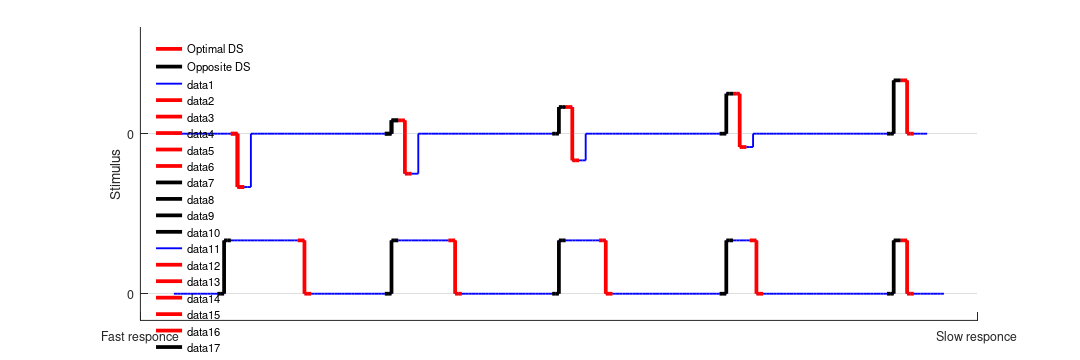
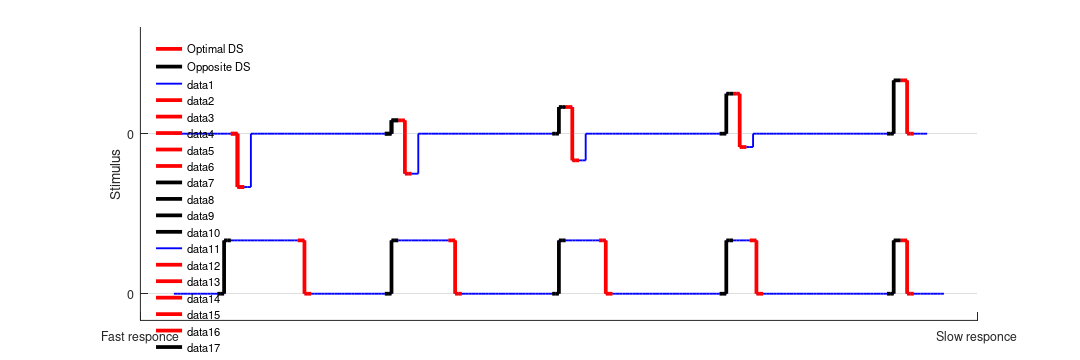

The MATLAB source for these figures, in order:
function Fugire_optimal_stimulus
% Figure for the paper "Brightness change is optimal stimulus for 
% magnocellular-projecting retinal ganglion cells" by Artem Pinchuk

clc;
clear all;

alphabet = ['A','B','C','D','E','F','G','H','I','J','K' ];

figure('Name','Optimal stimulus','NumberTitle','off','Color', 'w', 'units','inches'); 
clf;

%% Delay responce for short stimulus
subplot(1,3,[1 2 3]); hold on;

stimulus_mask = 0.5;
stimulus_mask_size = 5;
step = 50;
shift = 25;
all_time = 6*step;

stimulus_line = zeros(6*step, 1);
stimulus_time = zeros(6*step, 1);
repeat_counter = 0;

time_stemp = 0;

i = 0;
while i < all_time
    i = i + 1;
    time_stemp = time_stemp + 1;
    stimulus_time(i) = time_stemp;
    if i == 5 * step - shift + repeat_counter
        for index = 1:1*stimulus_mask_size
            stimulus_line(i + index) = stimulus_mask +0.5;
            stimulus_time(i + index) = time_stemp;
            time_stemp = time_stemp + 1;
        end
        i = i + stimulus_mask_size;
        time_stemp = time_stemp - 2;
        repeat_counter = repeat_counter + 2;
    elseif i == 5 * step - shift + repeat_counter + stimulus_mask_size - 1
        for index = 1:stimulus_mask_size
            stimulus_line(i + index) = - stimulus_mask +0.5;
            stimulus_time(i + index) = time_stemp;
            time_stemp = time_stemp + 1;
        end
        i = i + stimulus_mask_size;
        time_stemp = time_stemp - 2;
        repeat_counter = repeat_counter + 2;
    elseif i == 4 * step - shift + repeat_counter
        for index = 1:stimulus_mask_size
            stimulus_line(i + index) = stimulus_mask +0.25;
            stimulus_time(i + index) = time_stemp;
            time_stemp = time_stemp + 1;
        end
        i = i + stimulus_mask_size;
        time_stemp = time_stemp - 2;
        repeat_counter = repeat_counter + 2;
    elseif i == 4 * step - shift + repeat_counter + stimulus_mask_size - 1
        for index = 1:stimulus_mask_size
            stimulus_line(i + index) = - stimulus_mask +0.25;
            stimulus_time(i + index) = time_stemp;
            time_stemp = time_stemp + 1;
        end
        i = i + stimulus_mask_size;
        time_stemp = time_stemp - 2;
        repeat_counter = repeat_counter + 2;
        
    elseif i == 3 * step - shift + repeat_counter
        for index = 1:stimulus_mask_size
            stimulus_line(i + index) = stimulus_mask;
            stimulus_time(i + index) = time_stemp;
            time_stemp = time_stemp + 1;
        end
        i = i + stimulus_mask_size;
        time_stemp = time_stemp - 2;
        repeat_counter = repeat_counter + 2;
    elseif i == 3 * step - shift + repeat_counter + stimulus_mask_size - 1
        for index = 1:stimulus_mask_size
            stimulus_line(i + index) = - stimulus_mask;
            stimulus_time(i + index) = time_stemp;
            time_stemp = time_stemp + 1;
        end
        i = i + stimulus_mask_size;
        time_stemp = time_stemp - 2;
        repeat_counter = repeat_counter + 2;
        
    elseif i == 2 * step - shift + repeat_counter
        for index = 1:stimulus_mask_size
            stimulus_line(i + index) = stimulus_mask-0.25;
            stimulus_time(i + index) = time_stemp;
            time_stemp = time_stemp + 1;
        end
        i = i + stimulus_mask_size;
        time_stemp = time_stemp - 2;
        repeat_counter = repeat_counter + 2;
     elseif i == 2 * step - shift + repeat_counter + stimulus_mask_size - 1
        for index = 1:stimulus_mask_size
            stimulus_line(i + index) = - stimulus_mask - 0.25;
            stimulus_time(i + index) = time_stemp;
            time_stemp = time_stemp + 1;
        end
        i = i + stimulus_mask_size;
        time_stemp = time_stemp - 2;
        repeat_counter = repeat_counter + 2;
       
    elseif i == step - shift + repeat_counter
        for index = 1:stimulus_mask_size
            stimulus_line(i + index) = stimulus_mask - 0.5;
            stimulus_time(i + index) = time_stemp;
            time_stemp = time_stemp + 1;
        end
        i = i + stimulus_mask_size;
        time_stemp = time_stemp - 2;
        repeat_counter = repeat_counter + 2;
    elseif i == step - shift + repeat_counter + stimulus_mask_size - 1
        for index = 1:stimulus_mask_size
            stimulus_line(i + index) = - stimulus_mask - 0.5;
            stimulus_time(i + index) = time_stemp;
            time_stemp = time_stemp + 1;
        end
        i = i + stimulus_mask_size;
        time_stemp = time_stemp - 2;
        repeat_counter = repeat_counter + 2;
    end 
end


up_shift = 3;
% plots for legend 
plot(stimulus_time(28:34), stimulus_line(28:34)+ up_shift, 'r','LineWidth',3); % example for optimal stimulus
plot(stimulus_time(77:82), stimulus_line(77:82)+ up_shift, 'black','LineWidth',3); %  
lh = legend('Optimal DS','Opposite DS', 'Location','NorthWest');
set(lh, 'Box', 'off');
set(lh, 'Color', 'none');



 plot(stimulus_time(10:5*step + 5), stimulus_line(10:5*step + 5) + up_shift, 'b','LineWidth',1.5);
 
 % optimal stimulus
plot(stimulus_time(28:34), stimulus_line(28:34)+ up_shift, 'r','LineWidth',3); % example for optimal stimulus
plot(stimulus_time(82:88), stimulus_line(82:88)+ up_shift, 'r','LineWidth',3); %  
plot(stimulus_time(136:142), stimulus_line(136:142)+ up_shift, 'r','LineWidth',3); %  
plot(stimulus_time(190:196), stimulus_line(190:196)+ up_shift, 'r','LineWidth',3); %  
plot(stimulus_time(244:250), stimulus_line(244:250)+ up_shift, 'r','LineWidth',3); %  

% opposite stimulus

plot(stimulus_time(77:82), stimulus_line(77:82)+ up_shift, 'black','LineWidth',3); %  
plot(stimulus_time(131:136), stimulus_line(131:136)+ up_shift, 'black','LineWidth',3); %  
plot(stimulus_time(185:190), stimulus_line(185:190)+ up_shift, 'black','LineWidth',3); %  
plot(stimulus_time(239:244), stimulus_line(239:244)+ up_shift, 'black','LineWidth',3); % 

stimulus_mask = 1.0; 
stimulus_mask_size = 5;
stimulus_line = zeros(6*step, 1);
stimulus_time = zeros(6*step, 1);
repeat_counter = 0;

time_stemp = 0;

i = 0;
while i < all_time
    i = i + 1;
    time_stemp = time_stemp + 1;
    stimulus_time(i) = time_stemp;
    if i == 5 * step - shift + repeat_counter
        for index = 1:1*stimulus_mask_size
            stimulus_line(i + index) = stimulus_mask;
            stimulus_time(i + index) = time_stemp;
            time_stemp = time_stemp + 1;
        end
        i = i + 1*stimulus_mask_size;
        time_stemp = time_stemp - 2;
        repeat_counter = repeat_counter + 2;

    elseif i == 4 * step - shift + repeat_counter
        for index = 1:2*stimulus_mask_size
            stimulus_line(i + index) = stimulus_mask;
            stimulus_time(i + index) = time_stemp;
            time_stemp = time_stemp + 1;
        end
        i = i + 2*stimulus_mask_size;
        time_stemp = time_stemp - 2;
        repeat_counter = repeat_counter + 2;
        
    elseif i == 3 * step - shift + repeat_counter
        for index = 1:3*stimulus_mask_size
            stimulus_line(i + index) = stimulus_mask;
            stimulus_time(i + index) = time_stemp;
            time_stemp = time_stemp + 1;
        end
        i = i + 3*stimulus_mask_size;
        time_stemp = time_stemp - 2;
        repeat_counter = repeat_counter + 2;
        
    elseif i == 2 * step - shift + repeat_counter
        for index = 1:4*stimulus_mask_size
            stimulus_line(i + index) = stimulus_mask;
            stimulus_time(i + index) = time_stemp;
            time_stemp = time_stemp + 1;
        end
        i = i + 4*stimulus_mask_size;
        time_stemp = time_stemp - 2;
        repeat_counter = repeat_counter + 2;
        
    elseif i == step - shift + repeat_counter
        for index = 1:5*stimulus_mask_size
            stimulus_line(i + index) = stimulus_mask;
            stimulus_time(i + index) = time_stemp;
            time_stemp = time_stemp + 1;
        end
        i = i + 5*stimulus_mask_size;
        time_stemp = time_stemp - 2;
        repeat_counter = repeat_counter + 2;
    end 
end


plot(stimulus_time(10:5*step), stimulus_line(10:5*step), 'b','LineWidth',1.5);
% optimal stimulus
plot(stimulus_time(48:53), stimulus_line(48:53), 'r','LineWidth',3); % example for optimal stimulus
plot(stimulus_time(95:100), stimulus_line(95:100), 'r','LineWidth',3); %  
plot(stimulus_time(142:147), stimulus_line(142:147), 'r','LineWidth',3); %  
plot(stimulus_time(189:194), stimulus_line(189:194), 'r','LineWidth',3); %  
plot(stimulus_time(236:241), stimulus_line(236:241), 'r','LineWidth',3); %  

% opposite stimulus
plot(stimulus_time(23:28), stimulus_line(23:28), 'black','LineWidth',3); % example for opposite stimulus
plot(stimulus_time(75:80), stimulus_line(75:80), 'black','LineWidth',3); %  
plot(stimulus_time(127:132), stimulus_line(127:132), 'black','LineWidth',3); %  
plot(stimulus_time(179:184), stimulus_line(179:184), 'black','LineWidth',3); %  
plot(stimulus_time(231:236), stimulus_line(231:236), 'black','LineWidth',3); %  
set(gca,'YGrid','on');
set(gca,'YLim', [-0.5, 5]);
set(gca,'YTick',-0:3:3);
set(gca,'YTickLabel',{'0', '0' });

set(gca,'XLim', [0, 250]);
set(gca,'XTick',0:250:250);
set(gca,'XTickLabel',{'          Fast responce', 'Slow responce           ' });

ylabel('Stimulus');





hold off;

width = 4*3;     % Width in inches for subplot(4,3,time_point);
height = 4*1;    % Height in inches
alw = 0.75;    % AxesLineWidth
fsz = 11;  % 11     % Fontsize
lw = 1.5;      % LineWidth
msz = 9;       % MarkerSize
set(gcf, 'Position', [0 0 width*100, height*100]); %<- Set size
% Here we preserve the size of the image when we save it.
set(gcf,'InvertHardcopy','on');
set(gcf,'InvertHardcopy','off');
set(gcf,'PaperUnits', 'inches');
%papersize = get(gcf, 'PaperSize');
left = 0;%(papersize(1)- width)/2;
bottom = 0;%(papersize(2)- height)/2;
myfiguresize = [left, bottom, width, height];
set(gcf,'PaperPosition', myfiguresize);
 
set(gcf,'Position', myfiguresize);
set(gcf,'Resize','off');
% Save the file as PNG
print('Figure_optimal_stimulus','-dpng','-r600');
print('Figure_optimal_stimulus LOW_RES','-dpng','-r100');
%print('Figure_STBM','-dpng','-r600')


end